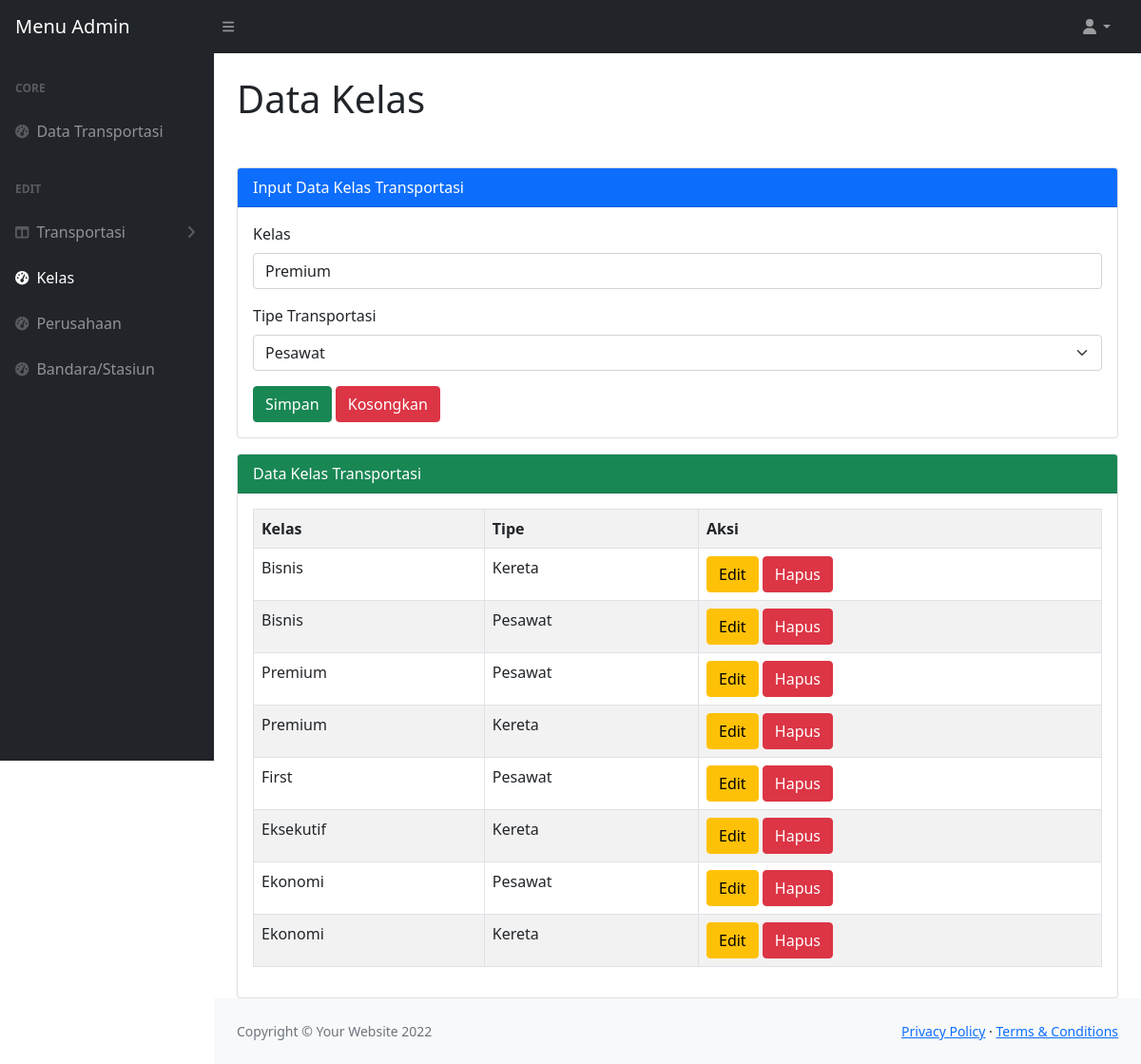
The page /admin/crud_kelas.php?page-kelas=edit&id-tk=15 on the database its author committed.
### tables this page shows
CREATE TABLE `transportasi_kelas` (
  `id_transportasi_kelas` int(11) NOT NULL,
  `id_transportasi_tipe` int(11) NOT NULL,
  `nama_kelas` varchar(255) NOT NULL
);

CREATE TABLE `transportasi_tipe` (
  `id_transportasi_tipe` int(11) NOT NULL,
  `nama_tipe` varchar(255) NOT NULL
);

### admin/function.php (called while the page is built, shortened)
<?php
    $conn = mysqli_connect("localhost","root","Athaya192*#","travel");
function query($query){
    global $conn;
    $result = mysqli_query($conn, $query);
    $rows = [];
    while($row = mysqli_fetch_assoc($result)){
        $rows[] = $row;
    }
    return $rows;
}
?>

### admin/crud_kelas.php (the view, shortened to what this page needs)
<?php
    require 'function.php';
    $sql = "SELECT *, transportasi_tipe.nama_tipe FROM transportasi_kelas JOIN transportasi_tipe ON transportasi_kelas.id_transportasi_tipe = transportasi_tipe.id_transportasi_tipe";
    $kelas = query($sql);
    if(isset($_GET['page-kelas'])){
        $id = $_GET['id-tk'];
        if($_GET['page-kelas'] == 'edit'){
            $cekkelas = mysqli_query($conn, "SELECT *, transportasi_tipe.nama_tipe FROM transportasi_kelas JOIN transportasi_tipe ON transportasi_kelas.id_transportasi_tipe = transportasi_tipe.id_transportasi_tipe WHERE id_transportasi_kelas = $id");
            $data = mysqli_fetch_assoc($cekkelas);
            if($data){
                $vnama = $data['nama_kelas'];
                $vidtt = $data['id_transportasi_tipe'];
                $vtipe = $data['nama_tipe'];
            }
        }
    }
?>
<!DOCTYPE html>
<html lang="en">
<head>
    <link href="https://cdn.jsdelivr.net/npm/simple-datatables@latest/dist/style.css" rel="stylesheet" />
    <link href="templates/css/styles.css" rel="stylesheet" />
</head>
<body class="sb-nav-fixed">
    <nav class="sb-topnav navbar navbar-expand navbar-dark bg-dark">
        <a class="navbar-brand ps-3" href="index.php">Menu Admin</a>
        <button class="btn btn-link btn-sm order-1 order-lg-0 me-4 me-lg-0" id="sidebarToggle" href="#!">
            <i class="fas fa-bars"></i>
        </button>
        <ul class="navbar-nav ms-auto ms-md-0 me-3 me-lg-4">
            <li class="nav-item dropdown">
                <a class="nav-link dropdown-toggle" id="navbarDropdown" href="#" role="button" data-bs-toggle="dropdown"
                    aria-expanded="false"><i class="fas fa-user fa-fw"></i></a>
            </li>
        </ul>
    </nav>
    <div id="layoutSidenav">
        <div id="layoutSidenav_nav">
            <nav class="sb-sidenav accordion sb-sidenav-dark" id="sidenavAccordion">
                <div class="sb-sidenav-menu">
                    <div class="nav">
                        <div class="sb-sidenav-menu-heading">Core</div>
                        <a class="nav-link" href="index.php">
                            <div class="sb-nav-link-icon">
                                <i class="fas fa-tachometer-alt"></i>
                            </div>
                            Data Transportasi
                        </a>
                        <div class="sb-sidenav-menu-heading">Edit</div>
                        <a class="nav-link collapsed" href="#" data-bs-toggle="collapse"
                            data-bs-target="#collapseLayouts" aria-expanded="false" aria-controls="collapseLayouts">
                            <div class="sb-nav-link-icon">
                                <i class="fas fa-columns"></i>
                            </div>
                            Transportasi
                            <div class="sb-sidenav-collapse-arrow">
                                <i class="fas fa-angle-down"></i>
                            </div>
                        </a>
                        <a class="nav-link active" href="crud_kelas.php">
                            <div class="sb-nav-link-icon">
                                <i class="fas fa-tachometer-alt"></i>
                            </div>
                            Kelas
                        </a>
                        <a class="nav-link" href="crud_perusahaan.php">
                            <div class="sb-nav-link-icon">
                                <i class="fas fa-tachometer-alt"></i>
                            </div>
                            Perusahaan
                        </a>
                        <a class="nav-link" href="crud_tempat.php">
                            <div class="sb-nav-link-icon">
                                <i class="fas fa-tachometer-alt"></i>
                            </div>
                            Bandara/Stasiun
                        </a>
                    </div>
                </div>
            </nav>
        </div>
        <div id="layoutSidenav_content">
            <main>
                <div class="container-fluid px-4">
                    <h1 class="mt-4 mb-5">Data Kelas</h1>
                    <div class="card mt-3">
                        <div class="card-header bg-primary text-white">
                            Input Data Kelas Transportasi
                        </div>
                        <div class="card-body">
                            <form action="" method="POST">
                                <div class="mb-3">
                                    <label class="form-label" for="nama">Kelas</label>
                                    <input class="form-control" type="text" name="nama" id="nama"
                                        placeholder="Nama Kelas Transportasi" value="<?= @$vnama; ?>" required>
                                </div>
                                <div class="mb-3">
                                    <label class="form-label" for="id-tt">Tipe Transportasi</label>
                                    <select class="form-select" name="id-tt" id="id-tt">
                                        <option value="<?= @$vidtt; ?>" selected><?= @$vtipe; ?></option>
                                    </select>
                                </div>
                                <button class="btn btn-success" type="submit" name="simpan-kelas">Simpan</button>
                                <button class="btn btn-danger" type="reset">Kosongkan</button>
                            </form>
                        </div>
                    </div>
                    <div class="card mt-3">
                        <div class="card-header bg-success text-white">
                            Data Kelas Transportasi
                        </div>
                        <div class="card-body">
                            <table class="table table-bordered table-striped">
                                <tr>
                                    <th>Kelas</th>
                                    <th>Tipe</th>
                                    <th>Aksi</th>
                                </tr>
                                <?php foreach($kelas as $row) : ?>
                                <tr>
                                    <td><?= $row["nama_kelas"]; ?></td>
                                    <td><?= $row["nama_tipe"]; ?></td>
                                    <td>
                                        <a class="btn btn-warning"
                                            href="crud_kelas.php?page-kelas=edit&id-tk=<?= $row['id_transportasi_kelas']; ?>">Edit</a>
                                        <a class="btn btn-danger"
                                            href="crud_kelas.php?page-kelas=hapus&id-tk=<?= $row['id_transportasi_kelas']; ?>">Hapus</a>
                                    </td>
                                </tr>
                                <?php endforeach; ?>
                            </table>
                        </div>
                    </div>
                </div>
            </main>
            <footer class="py-4 bg-light mt-auto">
                <div class="container-fluid px-4">
                    <div class="d-flex align-items-center justify-content-between small">
                        <div class="text-muted">Copyright &copy; Your Website 2022</div>
                        <div>
                            <a href="#">Privacy Policy</a>
                            &middot;
                            <a href="#">Terms &amp; Conditions</a>
                        </div>
                    </div>
                </div>
            </footer>
        </div>
    </div>
</body>
</html>

### rows shown on the page
transportasi_kelas: nama "Premium", id-tt "Pesawat", nama_kelas "Premium", id_transportasi_tipe.nama_tipe "Pesawat"
transportasi_kelas: nama_kelas "Bisnis", id_transportasi_tipe.nama_tipe "Kereta"
transportasi_kelas: nama_kelas "Bisnis", id_transportasi_tipe.nama_tipe "Pesawat"
transportasi_kelas: nama_kelas "Premium", id_transportasi_tipe.nama_tipe "Kereta"
transportasi_kelas: nama_kelas "First", id_transportasi_tipe.nama_tipe "Pesawat"
transportasi_kelas: nama_kelas "Eksekutif", id_transportasi_tipe.nama_tipe "Kereta"
transportasi_kelas: nama_kelas "Ekonomi", id_transportasi_tipe.nama_tipe "Pesawat"
transportasi_kelas: nama_kelas "Ekonomi", id_transportasi_tipe.nama_tipe "Kereta"
